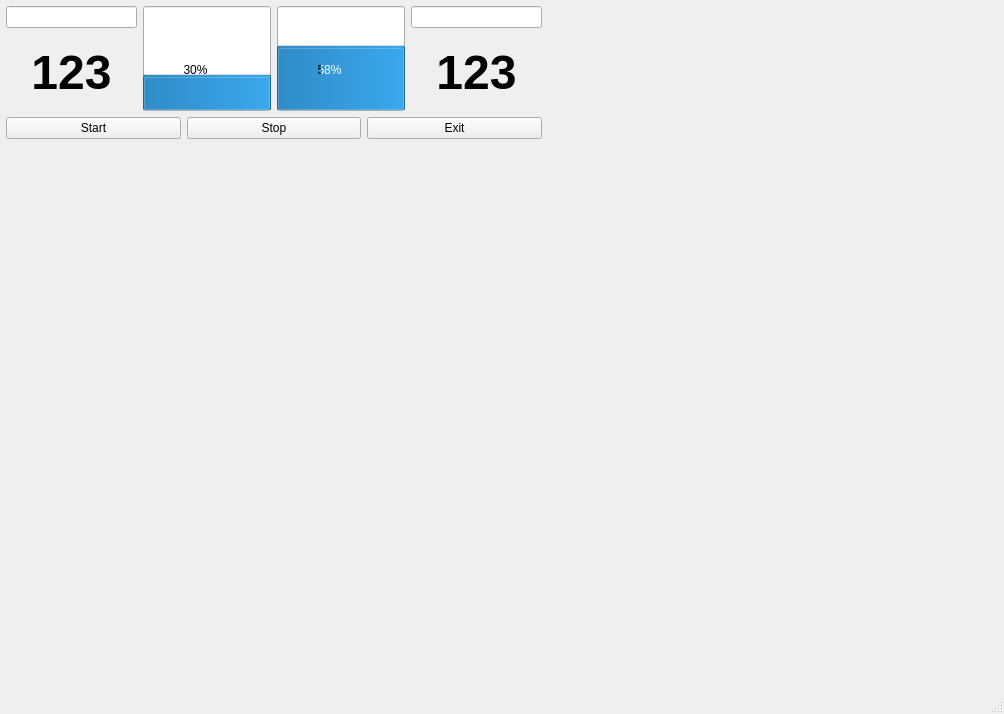
<?xml version="1.0" encoding="UTF-8"?>
<ui version="4.0">
 <class>MainWindow</class>
 <widget class="QMainWindow" name="MainWindow">
  <property name="geometry">
   <rect>
    <x>0</x>
    <y>0</y>
    <width>1004</width>
    <height>714</height>
   </rect>
  </property>
  <property name="sizePolicy">
   <sizepolicy hsizetype="Maximum" vsizetype="Maximum">
    <horstretch>255</horstretch>
    <verstretch>255</verstretch>
   </sizepolicy>
  </property>
  <property name="DragRaces" stdset="0">
   <string>MainWindow</string>
  </property>
  <widget class="QWidget" name="centralwidget">
   <property name="sizePolicy">
    <sizepolicy hsizetype="Maximum" vsizetype="Maximum">
     <horstretch>255</horstretch>
     <verstretch>255</verstretch>
    </sizepolicy>
   </property>
   <property name="minimumSize">
    <size>
     <width>800</width>
     <height>600</height>
    </size>
   </property>
   <widget class="QWidget" name="verticalLayoutWidget">
    <property name="geometry">
     <rect>
      <x>0</x>
      <y>0</y>
      <width>548</width>
      <height>145</height>
     </rect>
    </property>
    <layout class="QVBoxLayout" name="topLayout" stretch="255,255">
     <property name="spacing">
      <number>6</number>
     </property>
     <property name="sizeConstraint">
      <enum>QLayout::SetMaximumSize</enum>
     </property>
     <property name="leftMargin">
      <number>6</number>
     </property>
     <property name="topMargin">
      <number>6</number>
     </property>
     <property name="rightMargin">
      <number>6</number>
     </property>
     <property name="bottomMargin">
      <number>6</number>
     </property>
     <item>
      <layout class="QHBoxLayout" name="columnsLayout">
       <property name="sizeConstraint">
        <enum>QLayout::SetMaximumSize</enum>
       </property>
       <item>
        <layout class="QVBoxLayout" name="leftLayout">
         <item>
          <widget class="QLineEdit" name="nameEdit"/>
         </item>
         <item>
          <widget class="QLabel" name="leftSpeed">
           <property name="font">
            <font>
             <family>Helvetica</family>
             <pointsize>36</pointsize>
             <weight>75</weight>
             <bold>true</bold>
            </font>
           </property>
           <property name="toolTip">
            <string>Left speed.</string>
           </property>
           <property name="text">
            <string>123</string>
           </property>
           <property name="alignment">
            <set>Qt::AlignCenter</set>
           </property>
           <property name="Speed" stdset="0">
            <string>0</string>
           </property>
          </widget>
         </item>
        </layout>
       </item>
       <item>
        <layout class="QHBoxLayout" name="middleLayout">
         <property name="sizeConstraint">
          <enum>QLayout::SetMaximumSize</enum>
         </property>
         <item>
          <widget class="QProgressBar" name="leftBar">
           <property name="sizePolicy">
            <sizepolicy hsizetype="Expanding" vsizetype="Expanding">
             <horstretch>128</horstretch>
             <verstretch>0</verstretch>
            </sizepolicy>
           </property>
           <property name="minimumSize">
            <size>
             <width>128</width>
             <height>0</height>
            </size>
           </property>
           <property name="baseSize">
            <size>
             <width>128</width>
             <height>0</height>
            </size>
           </property>
           <property name="layoutDirection">
            <enum>Qt::LeftToRight</enum>
           </property>
           <property name="maximum">
            <number>402</number>
           </property>
           <property name="value">
            <number>123</number>
           </property>
           <property name="alignment">
            <set>Qt::AlignRight|Qt::AlignTrailing|Qt::AlignVCenter</set>
           </property>
           <property name="orientation">
            <enum>Qt::Vertical</enum>
           </property>
          </widget>
         </item>
         <item>
          <widget class="QProgressBar" name="rightBar">
           <property name="sizePolicy">
            <sizepolicy hsizetype="Maximum" vsizetype="Expanding">
             <horstretch>128</horstretch>
             <verstretch>0</verstretch>
            </sizepolicy>
           </property>
           <property name="minimumSize">
            <size>
             <width>128</width>
             <height>0</height>
            </size>
           </property>
           <property name="baseSize">
            <size>
             <width>128</width>
             <height>0</height>
            </size>
           </property>
           <property name="autoFillBackground">
            <bool>true</bool>
           </property>
           <property name="maximum">
            <number>402</number>
           </property>
           <property name="value">
            <number>234</number>
           </property>
           <property name="alignment">
            <set>Qt::AlignLeading|Qt::AlignLeft|Qt::AlignVCenter</set>
           </property>
           <property name="orientation">
            <enum>Qt::Vertical</enum>
           </property>
          </widget>
         </item>
        </layout>
       </item>
       <item>
        <layout class="QVBoxLayout" name="rightLayout">
         <item>
          <widget class="QLineEdit" name="nameEdit"/>
         </item>
         <item>
          <widget class="QLabel" name="rightSpeed">
           <property name="font">
            <font>
             <family>Helvetica</family>
             <pointsize>36</pointsize>
             <weight>75</weight>
             <bold>true</bold>
            </font>
           </property>
           <property name="toolTip">
            <string>Right Speed</string>
           </property>
           <property name="text">
            <string>123</string>
           </property>
           <property name="alignment">
            <set>Qt::AlignCenter</set>
           </property>
           <property name="Speed" stdset="0">
            <string>0</string>
           </property>
          </widget>
         </item>
        </layout>
       </item>
      </layout>
     </item>
     <item>
      <layout class="QHBoxLayout" name="buttonLayout">
       <property name="sizeConstraint">
        <enum>QLayout::SetMinimumSize</enum>
       </property>
       <item>
        <widget class="QPushButton" name="startButton">
         <property name="text">
          <string>Start</string>
         </property>
        </widget>
       </item>
       <item>
        <widget class="QPushButton" name="stopButton">
         <property name="text">
          <string>Stop</string>
         </property>
        </widget>
       </item>
       <item>
        <widget class="QPushButton" name="exitButton">
         <property name="text">
          <string>Exit</string>
         </property>
        </widget>
       </item>
      </layout>
     </item>
    </layout>
   </widget>
  </widget>
  <widget class="QStatusBar" name="statusbar"/>
 </widget>
 <resources/>
 <connections>
  <connection>
   <sender>exitButton</sender>
   <signal>clicked()</signal>
   <receiver>MainWindow</receiver>
   <slot>close()</slot>
   <hints>
    <hint type="sourcelabel">
     <x>458</x>
     <y>284</y>
    </hint>
    <hint type="destinationlabel">
     <x>399</x>
     <y>306</y>
    </hint>
   </hints>
  </connection>
 </connections>
</ui>
